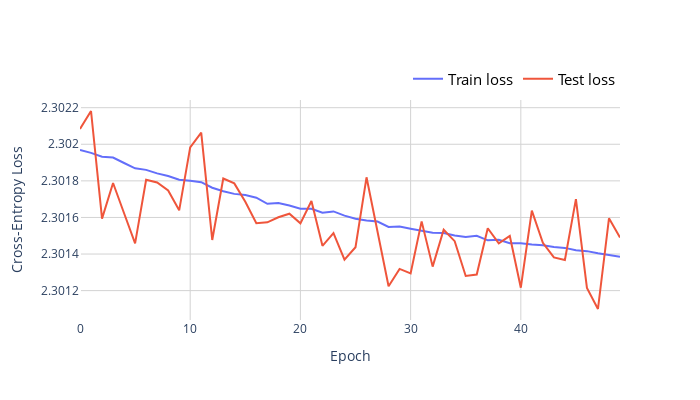

Notebook cell for this chart:
### Code cell
plot(log).show()

### Figure 1 — Plotly figure (JSON) as saved in the notebook; plotly's stock layout.template omitted (floating-point values rounded to 4 significant figures)
{"data": [{"mode": "lines", "name": "Train loss", "type": "scatter", "y": [2.302, 2.302, 2.302, 2.302, 2.302, 2.302, 2.302, 2.302, 2.302, 2.302, 2.302, 2.302, 2.302, 2.302, 2.302, 2.302, 2.302, 2.302, 2.302, 2.302, 2.302, 2.302, 2.302, 2.302, 2.302, 2.302, 2.302, 2.302, 2.302, 2.302, 2.302, 2.302, 2.302, 2.302, 2.302, 2.301, 2.301, 2.301, 2.301, 2.301, 2.301, 2.301, 2.301, 2.301, 2.301, 2.301, 2.301, 2.301, 2.301, 2.301]}, {"mode": "lines", "name": "Test loss", "type": "scatter", "y": [2.302, 2.302, 2.302, 2.302, 2.302, 2.301, 2.302, 2.302, 2.302, 2.302, 2.302, 2.302, 2.301, 2.302, 2.302, 2.302, 2.302, 2.302, 2.302, 2.302, 2.302, 2.302, 2.301, 2.302, 2.301, 2.301, 2.302, 2.302, 2.301, 2.301, 2.301, 2.302, 2.301, 2.302, 2.301, 2.301, 2.301, 2.302, 2.301, 2.301, 2.301, 2.302, 2.301, 2.301, 2.301, 2.302, 2.301, 2.301, 2.302, 2.301]}], "layout": {"autosize": false, "height": 400, "legend": {"font": {"color": "black", "size": 15}, "orientation": "h", "title": {"font": {"color": "blue", "size": 20}}, "x": 1, "xanchor": "right", "y": 1.02, "yanchor": "bottom"}, "plot_bgcolor": "rgba(255, 255, 255, 1)", "title": {"text": ""}, "width": 700, "xaxis": {"gridcolor": "LightGrey", "gridwidth": 1, "showgrid": true, "title": {"text": "Epoch"}}, "yaxis": {"gridcolor": "LightGrey", "gridwidth": 1, "showgrid": true, "title": {"text": "Cross-Entropy Loss"}}}}
